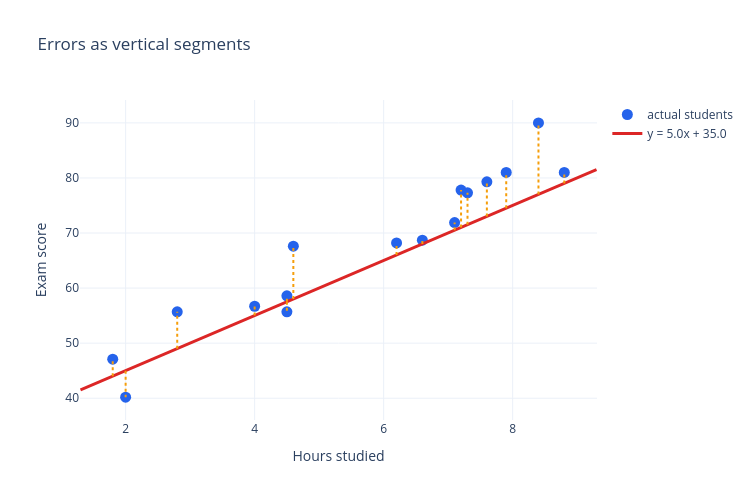

The code cell stored with this chart in its notebook:
### Markdown cell above
<details>
<summary>Show code</summary>

```python
figure = plot_line_over_data(scores_1d, candidate_slope, candidate_intercept, title="Errors as vertical segments")

for _, row in scores_1d.iterrows():
    figure.add_trace(
        go.Scatter(
            x=[row["hours_studied"], row["hours_studied"]],
            y=[row["predicted_score"], row["exam_score"]],
            mode="lines",
            line=dict(color="#f59e0b", width=2, dash="dot"),
            showlegend=False,
        )
    )

figure.show()
```

</details>

### Code cell
figure = plot_line_over_data(scores_1d, candidate_slope, candidate_intercept, title="Errors as vertical segments")

for _, row in scores_1d.iterrows():
    figure.add_trace(
        go.Scatter(
            x=[row["hours_studied"], row["hours_studied"]],
            y=[row["predicted_score"], row["exam_score"]],
            mode="lines",
            line=dict(color="#f59e0b", width=2, dash="dot"),
            showlegend=False,
        )
    )

figure.show()

### Figure 1 — Plotly figure (JSON) as saved in the notebook; plotly's stock layout.template omitted (floating-point values rounded to 4 significant figures)
{"data": [{"hovertemplate": "Hours: %{x}<br>Score: %{y}<extra></extra>", "marker": {"color": "#2563eb", "size": 11}, "mode": "markers", "name": "actual students", "type": "scatter", "x": [1.8, 2.0, 2.8, 4.0, 4.5, 4.5, 4.6, 6.2, 6.6, 7.1, 7.2, 7.3, 7.6, 7.9, 8.4, 8.8], "y": [47.1, 40.2, 55.7, 56.7, 58.6, 55.7, 67.6, 68.2, 68.7, 71.9, 77.8, 77.3, 79.3, 81.0, 90.0, 81.0]}, {"line": {"color": "#dc2626", "width": 3}, "mode": "lines", "name": "y = 5.0x + 35.0", "type": "scatter", "x": [1.3, 1.463, 1.627, 1.79, 1.953, 2.116, 2.28, 2.443, 2.606, 2.769, 2.933, 3.096, 3.259, 3.422, 3.586, 3.749, 3.912, 4.076, 4.239, 4.402, 4.565, 4.729, 4.892, 5.055, 5.218, 5.382, 5.545, 5.708, 5.871, 6.035, 6.198, 6.361, 6.524, 6.688, 6.851, 7.014, 7.178, 7.341, 7.504, 7.667, 7.831, 7.994, 8.157, 8.32, 8.484, 8.647, 8.81, 8.973, 9.137, 9.3], "y": [41.5, 42.32, 43.13, 43.95, 44.77, 45.58, 46.4, 47.21, 48.03, 48.85, 49.66, 50.48, 51.3, 52.11, 52.93, 53.74, 54.56, 55.38, 56.19, 57.01, 57.83, 58.64, 59.46, 60.28, 61.09, 61.91, 62.72, 63.54, 64.36, 65.17, 65.99, 66.81, 67.62, 68.44, 69.26, 70.07, 70.89, 71.7, 72.52, 73.34, 74.15, 74.97, 75.79, 76.6, 77.42, 78.23, 79.05, 79.87, 80.68, 81.5]}, {"line": {"color": "#f59e0b", "dash": "dot", "width": 2}, "mode": "lines", "showlegend": false, "type": "scatter", "x": [1.8, 1.8], "y": [44, 47.1]}, {"line": {"color": "#f59e0b", "dash": "dot", "width": 2}, "mode": "lines", "showlegend": false, "type": "scatter", "x": [2, 2], "y": [45, 40.2]}, {"line": {"color": "#f59e0b", "dash": "dot", "width": 2}, "mode": "lines", "showlegend": false, "type": "scatter", "x": [2.8, 2.8], "y": [49, 55.7]}, {"line": {"color": "#f59e0b", "dash": "dot", "width": 2}, "mode": "lines", "showlegend": false, "type": "scatter", "x": [4, 4], "y": [55, 56.7]}, {"line": {"color": "#f59e0b", "dash": "dot", "width": 2}, "mode": "lines", "showlegend": false, "type": "scatter", "x": [4.5, 4.5], "y": [57.5, 58.6]}, {"line": {"color": "#f59e0b", "dash": "dot", "width": 2}, "mode": "lines", "showlegend": false, "type": "scatter", "x": [4.5, 4.5], "y": [57.5, 55.7]}, {"line": {"color": "#f59e0b", "dash": "dot", "width": 2}, "mode": "lines", "showlegend": false, "type": "scatter", "x": [4.6, 4.6], "y": [58, 67.6]}, {"line": {"color": "#f59e0b", "dash": "dot", "width": 2}, "mode": "lines", "showlegend": false, "type": "scatter", "x": [6.2, 6.2], "y": [66, 68.2]}, {"line": {"color": "#f59e0b", "dash": "dot", "width": 2}, "mode": "lines", "showlegend": false, "type": "scatter", "x": [6.6, 6.6], "y": [68, 68.7]}, {"line": {"color": "#f59e0b", "dash": "dot", "width": 2}, "mode": "lines", "showlegend": false, "type": "scatter", "x": [7.1, 7.1], "y": [70.5, 71.9]}, {"line": {"color": "#f59e0b", "dash": "dot", "width": 2}, "mode": "lines", "showlegend": false, "type": "scatter", "x": [7.2, 7.2], "y": [71, 77.8]}, {"line": {"color": "#f59e0b", "dash": "dot", "width": 2}, "mode": "lines", "showlegend": false, "type": "scatter", "x": [7.3, 7.3], "y": [71.5, 77.3]}, {"line": {"color": "#f59e0b", "dash": "dot", "width": 2}, "mode": "lines", "showlegend": false, "type": "scatter", "x": [7.6, 7.6], "y": [73, 79.3]}, {"line": {"color": "#f59e0b", "dash": "dot", "width": 2}, "mode": "lines", "showlegend": false, "type": "scatter", "x": [7.9, 7.9], "y": [74.5, 81]}, {"line": {"color": "#f59e0b", "dash": "dot", "width": 2}, "mode": "lines", "showlegend": false, "type": "scatter", "x": [8.4, 8.4], "y": [77, 90]}, {"line": {"color": "#f59e0b", "dash": "dot", "width": 2}, "mode": "lines", "showlegend": false, "type": "scatter", "x": [8.8, 8.8], "y": [79, 81]}], "layout": {"height": 500, "title": {"text": "Errors as vertical segments"}, "width": 750, "xaxis": {"title": {"text": "Hours studied"}}, "yaxis": {"title": {"text": "Exam score"}}}}
